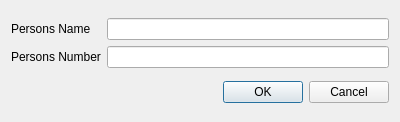
<?xml version="1.0" encoding="UTF-8"?>
<ui version="4.0">
 <class>AddDialog</class>
 <widget class="QDialog" name="AddDialog">
  <property name="geometry">
   <rect>
    <x>0</x>
    <y>0</y>
    <width>400</width>
    <height>122</height>
   </rect>
  </property>
  <property name="windowTitle">
   <string>Add Contact</string>
  </property>
  <layout class="QVBoxLayout" name="verticalLayout">
   <item>
    <layout class="QGridLayout" name="gridLayout">
     <item row="3" column="0">
      <widget class="QLabel" name="label">
       <property name="text">
        <string>Persons Number</string>
       </property>
      </widget>
     </item>
     <item row="2" column="0">
      <widget class="QLabel" name="label_2">
       <property name="text">
        <string>Persons Name</string>
       </property>
      </widget>
     </item>
     <item row="3" column="1">
      <widget class="QLineEdit" name="lineEdit_2"/>
     </item>
     <item row="2" column="1">
      <widget class="QLineEdit" name="lineEdit"/>
     </item>
    </layout>
   </item>
   <item>
    <widget class="QDialogButtonBox" name="buttonBox">
     <property name="orientation">
      <enum>Qt::Horizontal</enum>
     </property>
     <property name="standardButtons">
      <set>QDialogButtonBox::Cancel|QDialogButtonBox::Ok</set>
     </property>
    </widget>
   </item>
  </layout>
 </widget>
 <tabstops>
  <tabstop>lineEdit</tabstop>
  <tabstop>lineEdit_2</tabstop>
 </tabstops>
 <resources/>
 <connections>
  <connection>
   <sender>buttonBox</sender>
   <signal>accepted()</signal>
   <receiver>AddDialog</receiver>
   <slot>accept()</slot>
   <hints>
    <hint type="sourcelabel">
     <x>248</x>
     <y>254</y>
    </hint>
    <hint type="destinationlabel">
     <x>157</x>
     <y>274</y>
    </hint>
   </hints>
  </connection>
  <connection>
   <sender>buttonBox</sender>
   <signal>rejected()</signal>
   <receiver>AddDialog</receiver>
   <slot>reject()</slot>
   <hints>
    <hint type="sourcelabel">
     <x>316</x>
     <y>260</y>
    </hint>
    <hint type="destinationlabel">
     <x>286</x>
     <y>274</y>
    </hint>
   </hints>
  </connection>
 </connections>
</ui>
